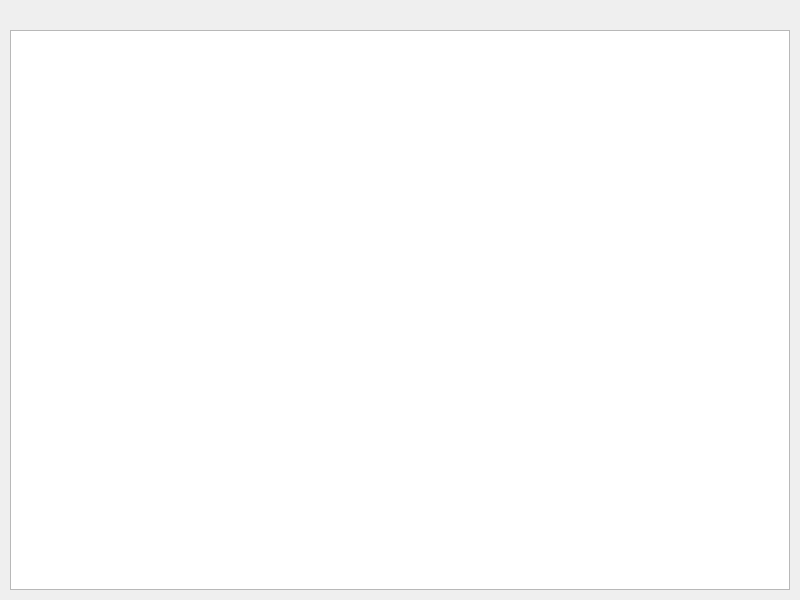
<?xml version="2.0" encoding="UTF-8"?>
<ui version="4.0">
 <class>MainWindow</class>
 <widget class="QMainWindow" name="MainWindow">
  <property name="geometry">
   <rect>
    <x>0</x>
    <y>0</y>
    <width>800</width>
    <height>600</height>
   </rect>
  </property>
  <property name="windowTitle">
   <string>Espresso</string>
  </property>
  <widget class="QWidget" name="centralwidget">
   <widget class="QTableView" name="table">
    <property name="geometry">
     <rect>
      <x>10</x>
      <y>30</y>
      <width>780</width>
      <height>560</height>
     </rect>
    </property>
   </widget>
  </widget>
 </widget>
 <resources/>
 <connections/>
</ui>
